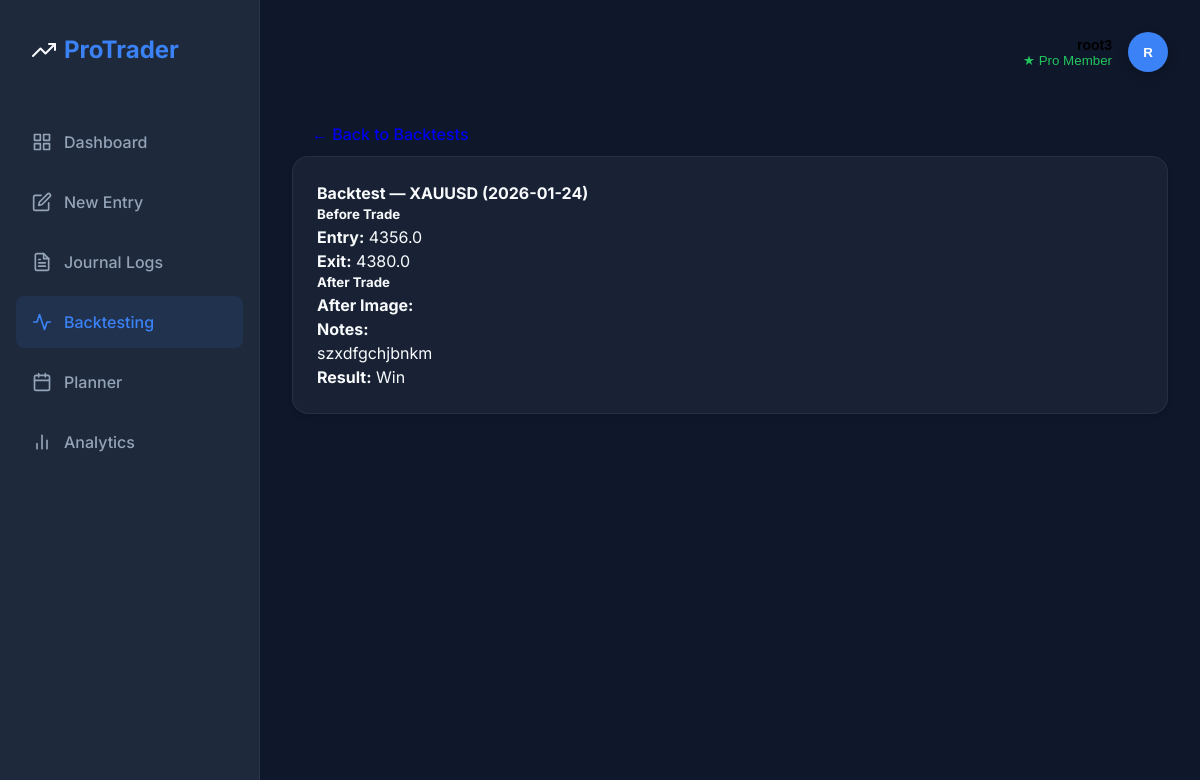
Page /backtest/view/2 (signed in) on the committed database.
### app/models.py (models this page shows, shortened)
class User(UserMixin, db.Model):
    __tablename__ = 'user'
    id = db.Column(db.Integer, primary_key=True)
    username = db.Column(db.String(80), unique=True, nullable=False)
    password_hash = db.Column(db.String(128))
    created_at = db.Column(db.DateTime, default=datetime.utcnow)
    subscription = db.relationship('Subscription', backref='user', uselist=False)
    @property
    def is_pro(self):
        return self.subscription is not None and \
               self.subscription.plan_type == 'pro' and \
               self.subscription.is_active

class BacktestEntry(db.Model):
    __tablename__ = 'backtest_entries'
    id = db.Column(db.Integer, primary_key=True)
    pair=  db.Column(db.String(20))
    user_id = db.Column(db.Integer, db.ForeignKey('user.id'), nullable=False)
    strategy_name = db.Column(db.String(200))
    entry_time = db.Column(db.DateTime)
    exit_time = db.Column(db.DateTime)
    entry_price = db.Column(db.Float)
    exit_price = db.Column(db.Float)
    result = db.Column(db.String(10))  # win/loss
    notes = db.Column(db.Text)
    image_filename = db.Column(db.String(200))
    created_at = db.Column(db.DateTime, default=datetime.utcnow)

### app/backtest/routes.py (the view)
@backtest_bp.route('/view/<int:entry_id>')
@login_required
def view_backtest(entry_id):
    entry = BacktestEntry.query.get_or_404(entry_id)
    if entry.user_id != current_user.id:
        flash('Unauthorized', 'danger')
        return redirect(url_for('backtest.list_backtests'))
    return render_template('backtest_detail.html', entry=entry)

### app/__init__.py (called while the page is built)
def create_app():
    app = Flask(__name__, template_folder="templates", static_folder="static")
    app.config.from_object(Config)
    db.init_app(app)
    from flask_login import LoginManager
    login_manager = LoginManager()
    login_manager.login_view = 'auth.login'
    login_manager.init_app(app)
    from app.models import User
    @login_manager.user_loader
    def load_user(user_id):
        return User.query.get(int(user_id))
    app.register_blueprint(main_bp)
    app.register_blueprint(journal_bp, url_prefix='/journal')
    app.register_blueprint(backtest_bp, url_prefix='/backtest')
    app.register_blueprint(planner_bp) # url prefix handles inside
    from app.analytics import analytics_bp
    app.register_blueprint(analytics_bp, url_prefix='/analytics')
    from app.auth.routes import auth_bp
    app.register_blueprint(auth_bp, url_prefix='/auth')
    return app

### app/templates/backtest_detail.html (shortened to what this page needs)
{% extends "base.html" %}
{% block content %}
<div class="container mt-4">
    <a href="{{ url_for('backtest.list_backtests') }}" class="btn btn-outline-secondary mb-3">&larr; Back to Backtests</a>
    <div class="card shadow-lg p-4">
        <h4 class="mb-3">Backtest — {{ entry.pair }} ({{ entry.created_at.strftime('%Y-%m-%d') }})</h4>
        <div class="row">
            <div class="col-md-6">
                <h5 class="text-primary">Before Trade</h5>
                <p><strong>Entry:</strong> {{ entry.entry_price }}</p>
                <p><strong>Exit:</strong> {{ entry.exit_price }}</p>
            </div>
            <div class="col-md-6">
                <h5 class="text-success">After Trade</h5>
                <p><strong>After Image:</strong></p>
                <p><strong>Notes:</strong></p>
                <div class="bg-light p-3 border rounded">
                    {{ entry.notes or "No notes added." }}
                </div>
                <p class="mt-2"><strong>Result:</strong>
                    {% if entry.result.lower() == 'win' %}
                        <span class="text-success fw-bold">Win</span>
                    {% else %}
                        <span class="text-danger fw-bold">Loss</span>
                    {% endif %}
                </p>
            </div>
        </div>
    </div>
</div>
{% endblock %}

### app/templates/base.html (shortened to what this page needs)
<!doctype html>
<html lang="en">
<head>
    <link rel="stylesheet" href="{{ url_for('static', filename='css/main.css') }}">
</head>
<body>
    <div class="app-container">
        <aside class="sidebar" id="sidebar">
            <div class="sidebar-logo">
                <span class="logo-text">Pro<span>Trader</span></span>
            </div>
            <nav class="nav-links">
                <a href="{{ url_for('main.index') }}" title="Dashboard"
                    class="nav-link {% if request.endpoint == 'main.index' %}active{% endif %}">
                    <span class="link-text">Dashboard</span>
                </a>
                <a href="{{ url_for('journal.new_journal_entry') }}" title="New Entry"
                    class="nav-link {% if request.endpoint == 'journal.new_journal_entry' %}active{% endif %}">
                    <span class="link-text">New Entry</span>
                </a>
                <a href="{{ url_for('journal.list_journals') }}" title="Journal Logs"
                    class="nav-link {% if request.endpoint == 'journal.list_journals' %}active{% endif %}">
                    <span class="link-text">Journal Logs</span>
                </a>
                <a href="{{ url_for('backtest.list_backtests') }}" title="Backtesting"
                    class="nav-link {% if 'backtest' in request.endpoint %}active{% endif %}">
                    <svg xmlns="http://www.w3.org/2000/svg" width="24" height="24" viewBox="0 0 24 24" fill="none"
                        stroke="currentColor" stroke-width="2" stroke-linecap="round" stroke-linejoin="round">
                        <polyline points="22 12 18 12 15 21 9 3 6 12 2 12"></polyline>
                    </svg>
                    <span class="link-text">Backtesting</span>
                </a>
                <a href="{{ url_for('planner.planner_home') }}" title="Planner"
                    class="nav-link {% if 'planner' in request.endpoint %}active{% endif %}">
                    <span class="link-text">Planner</span>
                </a>
                <a href="{{ url_for('analytics.dashboard') }}" title="Analytics"
                    class="nav-link {% if 'analytics' in request.endpoint %}active{% endif %}">
                    <svg xmlns="http://www.w3.org/2000/svg" width="24" height="24" viewBox="0 0 24 24" fill="none"
                        stroke="currentColor" stroke-width="2" stroke-linecap="round" stroke-linejoin="round">
                        <line x1="18" y1="20" x2="18" y2="10"></line>
                        <line x1="12" y1="20" x2="12" y2="4"></line>
                        <line x1="6" y1="20" x2="6" y2="14"></line>
                    </svg>
                    <span class="link-text">Analytics</span>
                </a>
            </nav>
            <button id="desktopSidebarToggle" class="btn btn-outline sidebar-toggle-btn">
            </button>
        </aside>
        <main class="main-content">
            <header class="top-header">
                <div class="user-profile dropdown-container" style="position: relative;">
                    {% if current_user.is_authenticated %}
                    <button id="profileDropdownBtn" class="flex items-center"
                        style="background: none; border: none; cursor: pointer; text-align: right;">
                        <div style="margin-right: 1rem; @media(max-width:600px){display:none;}">
                            <div class="text-sm font-bold" style="color: var(--text-color);">{{ current_user.username }}
                            </div>
                            <div class="text-xs text-muted">
                                {% if current_user.is_pro %}
                                <span style="color: var(--success);">★ Pro Member</span>
                                {% else %}
                                Free Account
                                {% endif %}
                            </div>
                        </div>
                        <div
                            style="width:40px; height:40px; background:var(--accent); border-radius:50%; display: flex; align-items: center; justify-content: center; color: white; font-weight: bold; box-shadow: 0 4px 12px rgba(0,0,0,0.2);">
                            {{ current_user.username[0].upper() }}
                        </div>
                    </button>
                    {% else %}
                    <a href="{{ url_for('auth.login') }}" class="btn btn-primary btn-sm">Login</a>
                    {% endif %}
                </div>
            </header>
            {% block content %}{% endblock %}
        </main>
    </div>
</body>
</html>

### app/static/css/main.css (style rules this page uses)
:root { --bg-body: #0f172a; --bg-sidebar: #1e293b; --bg-card: rgba(30, 41, 59, 0.7); --border-color: rgba(148, 163, 184, 0.1); --text-primary: #f8fafc; --text-secondary: #94a3b8; --accent: #3b82f6; --accent-hover: #2563eb; --success: #22c55e; --danger: #ef4444; --warning: #f59e0b; --sidebar-width: 260px; --header-height: 70px; --shadow-sm: 0 1px 2px 0 rgb(0 0 0 / 0.05); --shadow-md: 0 4px 6px -1px rgb(0 0 0 / 0.1), 0 2px 4px -2px rgb(0 0 0 / 0.1); --shadow-lg: 0 10px 15px -3px rgb(0 0 0 / 0.1), 0 4px 6px -4px rgb(0 0 0 / 0.1); }
* { box-sizing: border-box; margin: 0; padding: 0; }
body { font-family: 'Inter', sans-serif; background-color: var(--bg-body); color: var(--text-primary); line-height: 1.5; overflow-x: hidden; }
.app-container { display: flex; min-height: 100vh; }
.sidebar { width: var(--sidebar-width); background-color: var(--bg-sidebar); border-right: 1px solid var(--border-color); position: fixed; height: 100vh; padding: 2rem 1rem; display: flex; flex-direction: column; z-index: 50; transition: transform 0.3s ease; }
.main-content { flex: 1; margin-left: var(--sidebar-width); padding: 2rem; max-width: 1600px; }
.sidebar-logo { font-size: 1.5rem; font-weight: 700; color: var(--text-primary); margin-bottom: 3rem; padding-left: 1rem; display: flex; align-items: center; gap: 0.5rem; }
.sidebar-logo span { color: var(--accent); }
.nav-links { list-style: none; display: flex; flex-direction: column; gap: 0.5rem; }
.nav-link { display: flex; align-items: center; padding: 0.875rem 1rem; color: var(--text-secondary); text-decoration: none; border-radius: 0.5rem; transition: all 0.2s; font-weight: 500; }
.nav-link:hover, .nav-link.active { background-color: rgba(59, 130, 246, 0.1); color: var(--accent); }
.nav-link svg { margin-right: 0.75rem; width: 20px; height: 20px; }
.top-header { display: flex; justify-content: space-between; align-items: center; margin-bottom: 2.5rem; }
.user-profile { display: flex; align-items: center; gap: 1rem; }
.card { background: var(--bg-card); backdrop-filter: blur(12px); border: 1px solid var(--border-color); border-radius: 1rem; padding: 1.5rem; margin-bottom: 1.5rem; box-shadow: var(--shadow-md); }
.text-sm { font-size: 0.875rem; }
.text-muted { color: var(--text-secondary); }
.font-bold { font-weight: 600; }
.btn { display: inline-flex; align-items: center; justify-content: center; padding: 0.625rem 1.25rem; border-radius: 0.5rem; font-weight: 500; border: none; cursor: pointer; transition: all 0.2s; text-decoration: none; }
.btn-outline { background: transparent; border: 1px solid var(--border-color); color: var(--text-primary); }
.flex { display: flex; }
.items-center { align-items: center; }
.mt-4 { margin-top: 1rem; }
@media (min-width: 769px) { .sidebar { transition: width 0.3s ease; } }
@media (min-width: 769px) { .main-content { transition: margin-left 0.3s ease; } }
@media (min-width: 769px) { .sidebar-toggle-btn { margin-top: auto; justify-content: center; margin-bottom: 1rem; width: 40px; align-self: center; border-color: transparent; color: var(--text-secondary); transition: all 0.2s ease; } }

### rows in the picture
User: username "root3", username "R"
BacktestEntry: pair "XAUUSD", created_at "2026-01-24", entry_price "4356.0", exit_price "4380.0", notes "szxdfgchjbnkm"
